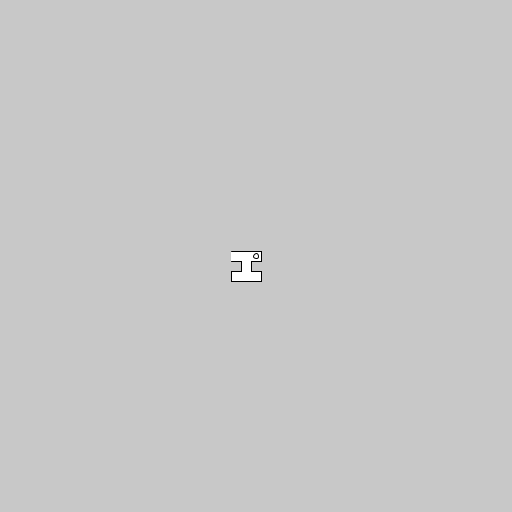
Frame 1 (no input)
Frame 60 (the mouse pressed at the canvas centre just before this capture): identical to frame 1, image omitted
Frame 120 (the mouse held since frame 60 and released just before this capture): identical to frame 1, image omitted

The Processing sketch that drew this single still picture (run headless with seeded random() and noise(); from frame 60 on, the mouse is pressed at the canvas centre):

// Processing sketch: Figura_actividad6
// ── Figura_actividad6.pde
Poligono p1;
Poligono p2;
Poligono p3;
Poligono p4;

void setup(){
size(512,512);
p1 = new Poligono();

for(int k=0;k<12;k++){
  p1.TrasladarLocal(k,-25,-5);

}
p1.Trasladar(256,256);

//p2.EscalarLocal(-1,1);
}

void draw(){
  background(200);

  p1.dibujar();

  
}

void mouseClicked(){
   float x = mouseX;
   float y = mouseY;
   float cx = p1.centro.x;
   float cy= p1.centro.y;
   float m = cy-y/cx-x;
   
   p1.RotarLocal(atan(m));
   
}

// ── poligono.pde
class Poligono{
  PVector[] vertices;
  int n;
  PVector centro;
  
  Poligono(){
    n=12;
    
    vertices = new PVector[n];
    vertices[0] = new PVector(0,0);
    vertices[1] = new PVector(30,0);
    vertices[2] = new PVector(30,10);
    vertices[3] = new PVector(20,10);
    vertices[4] = new PVector(20,20);
    vertices[5] = new PVector(30,20);
    vertices[6] = new PVector(30,30);
    vertices[7] = new PVector(0,30);
    vertices[8] = new PVector(0,20);
    vertices[9] = new PVector(10,20);
    vertices[10] = new PVector(10,10);
    vertices[11] = new PVector(0,10);
    centro = new PVector(0,0);
}

void Trasladar(float x, float y){
  centro.x += x;
  centro.y += y;
}

void Rotar(float theta){
    float x = centro.x * cos(theta) + centro.y*sin(theta);
    float y = -centro.x * sin(theta) + centro.y*cos(theta);
    centro.x=x;
    centro.y=y;
}


void RotarLocal(float theta){
  for(int k=0; k<n; k++){
    float x = vertices[k].x * cos(theta) + vertices[k].y*sin(theta);
    float y = vertices[k].x * sin(theta) + vertices[k].y*cos(theta);
    vertices[k].x=x;
    vertices[k].y=y;
}
}

void TrasladarLocal(int k, float x, float y){
  vertices[k].x += x;
  vertices[k].y += y;
  }

  
  void EscalarLocal(float alpha_x, float alpha_y){
    for(int k=0; k<n; k++){
      vertices[k].x=alpha_x;
      vertices[k].y=alpha_y;
    }
  }
  
  
  void dibujar(){
      beginShape();
      for(int k=0; k<n; k++){
        float x = centro.x + vertices[k].x;
        float y = centro.y + vertices[k].y;
        vertex(x,y);
      }
      endShape();
  
    ellipse(centro.x, centro.y, 5, 5);

}
}
